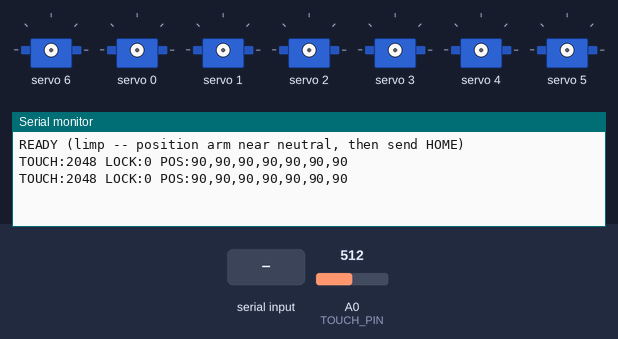
This program was run on a simulated Teensy 4. Parts: 7 × servo, the last lines printed to the serial monitor. The test bench sets the inputs (shaded band); at power-on: A0 (TOUCH_PIN) = 512 (analog values on the 0–1023 scale).

Above: at 1.2 s.
1.3 s: A0 (TOUCH_PIN) set to 531
At 1.48 s:
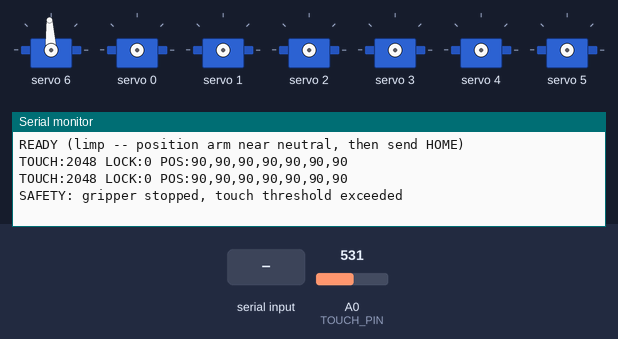
2.8 s: "HOME\n" received over Serial
At 2.98 s:
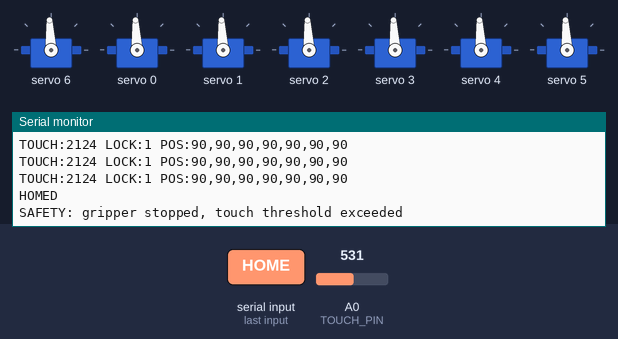

The program:

main.cpp
```cpp
#include <Arduino.h>
#include <Wire.h>
#include <Adafruit_PWMServoDriver.h>

// ---------------------------------------------------------------------------
// Hardware configuration
// ---------------------------------------------------------------------------
Adafruit_PWMServoDriver pwm = Adafruit_PWMServoDriver(0x40);

#define NUM_SERVOS       7      // 6 arm axes + 1 gripper claw
#define GRIPPER_CHANNEL  6      // PCA9685 channel driving the claw servo

// Direction the claw travels to CLOSE. +1 means higher angle = tighter grip.
// Flip to -1 if your claw linkage is mirrored -- the safety reflex depends on
// this being correct, so verify it by hand before trusting the touch sensor.
#define GRIPPER_CLOSE_DIR (+1)

#define TOUCH_PIN        A0
#define ADC_RESOLUTION   12
#define TOUCH_TRIP       2048   // out of 4095 (12-bit) -- calibrate to sensor
#define TOUCH_RELEASE    1600   // hysteresis: must fall this low to re-arm
#define TOUCH_DEBOUNCE_N 3      // consecutive samples required to change state

#define SERVO_FREQ       50     // standard analog servo PWM frequency (Hz)
#define SERVO_MIN_PULSE  102    // ~500us  ->   0 deg, out of 4096 ticks
#define SERVO_MAX_PULSE  512    // ~2500us -> 180 deg, out of 4096 ticks
#define PCA9685_OSC_HZ   27000000  // measured onboard oscillator, not the 25MHz default

#define TOUCH_READ_INTERVAL_MS 20
#define SERVO_UPDATE_INTERVAL_MS 20
#define TELEMETRY_INTERVAL_MS 500

// Max degrees any joint may move per servo update tick. At 20ms/tick, 2 deg
// gives ~100 deg/sec -- brisk but not a slam. Lower this if the arm lurches.
#define MAX_STEP_DEG     2

// ---------------------------------------------------------------------------
// State
// ---------------------------------------------------------------------------
// targetAngles is where we want each joint to end up; currentAngles is what we
// have actually commanded so far. The gap between them is walked down at
// MAX_STEP_DEG per tick so no command can ever slam a joint.
int targetAngles[NUM_SERVOS]  = {90, 90, 90, 90, 90, 90, 90};
int currentAngles[NUM_SERVOS] = {90, 90, 90, 90, 90, 90, 90};

// Servos are left limp until an explicit HOME command. We cannot know where the
// arm physically rests at power-up, so driving any angle at boot would yank it
// there at full torque. The operator positions the arm near neutral by hand
// (servos back-drive freely with no pulse), then sends HOME.
bool homed = false;

bool gripperLocked = false;
int touchStreak = 0;            // consecutive samples agreeing with a state change
int lastTouchValue = 0;

String inputBuffer;
unsigned long lastTouchRead = 0;
unsigned long lastServoUpdate = 0;
unsigned long lastTelemetry = 0;

// ---------------------------------------------------------------------------
// Helpers
// ---------------------------------------------------------------------------
uint16_t angleToPulse(int angle) {
  angle = constrain(angle, 0, 180);
  return (uint16_t)map(angle, 0, 180, SERVO_MIN_PULSE, SERVO_MAX_PULSE);
}

void setServoAngle(uint8_t channel, int angle) {
  pwm.setPWM(channel, 0, angleToPulse(angle));
}

void releaseAllServos() {
  // A zero-length pulse leaves the servo unpowered and back-drivable.
  for (int i = 0; i < NUM_SERVOS; i++) {
    pwm.setPWM(i, 0, 0);
  }
}

// Freeze the claw exactly where it is right now. Because currentAngles is the
// slew-limited value we are actively commanding, this genuinely halts travel
// rather than re-issuing the target the claw was still driving toward.
void stopGripper() {
  targetAngles[GRIPPER_CHANNEL] = currentAngles[GRIPPER_CHANNEL];
  setServoAngle(GRIPPER_CHANNEL, currentAngles[GRIPPER_CHANNEL]);
  gripperLocked = true;
}

// Parses a line of the form "a0,a1,a2,a3,a4,a5,a6" and sets it as the target.
void parseAndApplyCommand(const String &cmd) {
  int angles[NUM_SERVOS];
  int count = 0;
  int start = 0;

  for (int i = 0; i <= (int)cmd.length(); i++) {
    if (i == (int)cmd.length() || cmd.charAt(i) == ',') {
      if (count < NUM_SERVOS) {
        angles[count] = cmd.substring(start, i).toInt();
        count++;
      }
      start = i + 1;
    }
  }

  if (count != NUM_SERVOS) {
    Serial.println("ERR: expected 7 comma-separated angles");
    return;
  }

  if (!homed) {
    Serial.println("ERR: not homed, send HOME first");
    return;
  }

  for (int i = 0; i < NUM_SERVOS; i++) {
    int requested = constrain(angles[i], 0, 180);

    if (i == GRIPPER_CHANNEL && gripperLocked) {
      // The reflex blocks tightening only. Commands that open the claw are
      // still honoured, otherwise a triggered grip could never be released.
      int delta = requested - currentAngles[GRIPPER_CHANNEL];
      if (delta * GRIPPER_CLOSE_DIR > 0) {
        continue;
      }
    }

    targetAngles[i] = requested;
  }
}

void handleLine(const String &line) {
  if (line == "HOME") {
    // Assumes the operator has already placed the arm near neutral by hand.
    for (int i = 0; i < NUM_SERVOS; i++) {
      currentAngles[i] = 90;
      targetAngles[i] = 90;
      setServoAngle(i, 90);
    }
    homed = true;
    gripperLocked = false;
    touchStreak = 0;
    Serial.println("HOMED");
    return;
  }

  if (line == "RELAX") {
    releaseAllServos();
    homed = false;
    Serial.println("RELAXED");
    return;
  }

  parseAndApplyCommand(line);
}

void readSerialCommands() {
  while (Serial.available() > 0) {
    char c = (char)Serial.read();
    if (c == '\n' || c == '\r') {
      if (inputBuffer.length() > 0) {
        handleLine(inputBuffer);
        inputBuffer = "";
      }
    } else {
      inputBuffer += c;
    }
  }
}

// Walk every joint one bounded step toward its target.
void updateServos() {
  unsigned long now = millis();
  if (now - lastServoUpdate < SERVO_UPDATE_INTERVAL_MS) return;
  lastServoUpdate = now;

  if (!homed) return;

  for (int i = 0; i < NUM_SERVOS; i++) {
    int delta = targetAngles[i] - currentAngles[i];
    if (delta == 0) continue;

    int step = constrain(delta, -MAX_STEP_DEG, MAX_STEP_DEG);
    currentAngles[i] += step;
    setServoAngle(i, currentAngles[i]);
  }
}

void checkTouchSensor() {
  unsigned long now = millis();
  if (now - lastTouchRead < TOUCH_READ_INTERVAL_MS) return;
  lastTouchRead = now;

  lastTouchValue = analogRead(TOUCH_PIN);

  // Separate trip and release thresholds with an N-sample streak, so a sensor
  // hovering near the boundary cannot chatter the lock on and off.
  if (!gripperLocked && lastTouchValue > TOUCH_TRIP) {
    touchStreak++;
    if (touchStreak >= TOUCH_DEBOUNCE_N) {
      stopGripper();
      touchStreak = 0;
      Serial.println("SAFETY: gripper stopped, touch threshold exceeded");
    }
  } else if (gripperLocked && lastTouchValue < TOUCH_RELEASE) {
    touchStreak++;
    if (touchStreak >= TOUCH_DEBOUNCE_N) {
      gripperLocked = false;
      touchStreak = 0;
      Serial.println("SAFETY: gripper re-armed");
    }
  } else {
    touchStreak = 0;
  }
}

void reportTelemetry() {
  unsigned long now = millis();
  if (now - lastTelemetry < TELEMETRY_INTERVAL_MS) return;
  lastTelemetry = now;

  Serial.print("TOUCH:");
  Serial.print(lastTouchValue);
  Serial.print(" LOCK:");
  Serial.print(gripperLocked ? 1 : 0);
  Serial.print(" POS:");
  for (int i = 0; i < NUM_SERVOS; i++) {
    Serial.print(currentAngles[i]);
    if (i < NUM_SERVOS - 1) Serial.print(",");
  }
  Serial.println();
}

// ---------------------------------------------------------------------------
// Setup / Loop
// ---------------------------------------------------------------------------
void setup() {
  Serial.begin(115200);
  while (!Serial && millis() < 3000) {
    ; // wait briefly for USB serial, but don't hang forever if untethered
  }

  Wire.begin();
  pwm.begin();
  pwm.setOscillatorFrequency(PCA9685_OSC_HZ);
  pwm.setPWMFreq(SERVO_FREQ);
  delay(10);

  analogReadResolution(ADC_RESOLUTION);

  // Deliberately do NOT drive the servos here -- see the `homed` comment above.
  releaseAllServos();

  Serial.println("READY (limp -- position arm near neutral, then send HOME)");
}

void loop() {
  readSerialCommands();
  updateServos();
  checkTouchSensor();
  reportTelemetry();
}
```

Measured:
- the behaviour switches between 512 and 513 on A0 (TOUCH_PIN) (found by bisection; images 0 and 1)
- after the input at 1.3 s, the serial monitor: prints a new line after 0.05 s (image 1)
- after the input at 2.8 s, the serial monitor: prints a new line at once (image 2)
